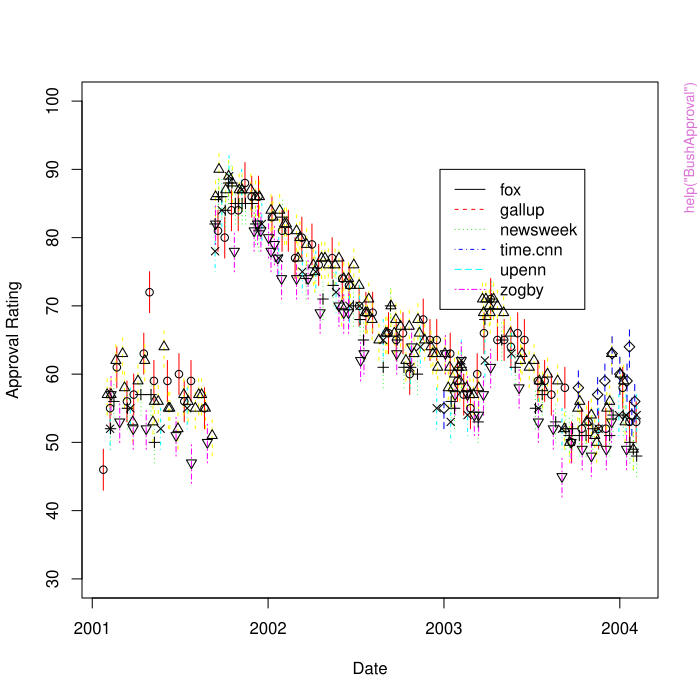

Recreate this plot in R.
pkgname <- "UsingR"
source(file.path(R.home("share"), "R", "examples-header.R"))
options(warn = 1)
options(pager = "console")
library('UsingR')

base::assign(".oldSearch", base::search(), pos = 'CheckExEnv')
base::assign(".old_wd", base::getwd(), pos = 'CheckExEnv')
cleanEx()
nameEx("BushApproval")
### * BushApproval

flush(stderr()); flush(stdout())

### Name: BushApproval
### Title: U.S. President George Bush approval ratings
### Aliases: BushApproval
### Keywords: datasets

### ** Examples

data(BushApproval)
attach(BushApproval)

## Plot data with confidence intervals. Each poll gets different line type
## no points at first
plot(strptime(date,"%m/%d/%y"),approval,type="n",
     ylab = "Approval Rating",xlab="Date",
     ylim=c(30,100)
     )

## plot line for CI. Margin or error about 3
## matlines has trouble with dates from strptime()
colors = rainbow(6)

for(i in 1:nrow(BushApproval)) {
  lines(rep(strptime(date[i],"%m/%d/%y"),2),
        c(approval[i]-3,approval[i]+3),
        lty=as.numeric(who[i]),
        col=colors[as.numeric(who[i])]
        )
  
}

## plot points
points(strptime(date,"%m/%d/%y"),approval,pch=as.numeric(who))

## add legend
legend((2003-1970)*365*24*60*60,90,legend=as.character(levels(who)),lty=1:6,col=1:6)
detach(BushApproval)



cleanEx()
nameEx("DOTplot")
### * DOTplot

flush(stderr()); flush(stdout())

### Name: DOTplot
### Title: Make big DOT plot likestripchart
### Aliases: DOTplot DOTplot.default DOTplot.formula DOTplt DOTplot.formula
### Keywords: hplot

### ** Examples

x = c(1,1,2,3,5,8)
DOTplot(x,main="Fibonacci",cex=2)



cleanEx()
nameEx("DensityPlot")
### * DensityPlot

flush(stderr()); flush(stdout())

### Name: DensityPlot
### Title: Plots densities of data
### Aliases: DensityPlot DensityPlot.default DensityPlot.formula
### Keywords: multivariate

### ** Examples

## taken from boxplot
## using a formula
data(InsectSprays)
DensityPlot(count ~ spray, data = InsectSprays)
## on a matrix (data frame)
mat <- cbind(Uni05 = (1:100)/21, Norm = rnorm(100),
             T5 = rt(100, df = 5), Gam2 = rgamma(100, shape = 2))
DensityPlot(data.frame(mat))





cleanEx()
nameEx("HUMMER")
### * HUMMER

flush(stderr()); flush(stdout())

### Name: HUMMER
### Title: Deliveries of new HUMMER vehicles
### Aliases: HUMMER
### Keywords: datasets

### ** Examples

data(HUMMER)
plot(HUMMER)



cleanEx()
nameEx("KSI")
### * KSI

flush(stderr()); flush(stdout())

### Name: KSI
### Title: Data set on automobile deaths and injuries in Great Britain
### Aliases: KSI
### Keywords: datasets

### ** Examples

data(KSI)
plot(KSI)
seatbelt = time(KSI) < 1983 + (2-1)/12




cleanEx()
nameEx("MLBattend")
### * MLBattend

flush(stderr()); flush(stdout())

### Name: MLBattend
### Title: Major league baseball attendance data
### Aliases: MLBattend
### Keywords: datasets

### ** Examples

data(MLBattend)
boxplot(attendance ~ franchise, MLBattend)
with(MLBattend, cor(attendance,wins))



cleanEx()
nameEx("Medicare")
### * Medicare

flush(stderr()); flush(stdout())

### Name: Medicare
### Title: Sample from "Medicare Provider Charge Data"
### Aliases: Medicare
### Keywords: datasets

### ** Examples

data(Medicare)



cleanEx()
nameEx("OBP")
### * OBP

flush(stderr()); flush(stdout())

### Name: OBP
### Title: On base percentage for 2002 major league baseball season
### Aliases: OBP
### Keywords: datasets

### ** Examples

data(OBP)
hist(OBP)
OBP[OBP>.5]			# who is better than 50%? (only Barry Bonds)



cleanEx()
nameEx("ObamaApproval")
### * ObamaApproval

flush(stderr()); flush(stdout())

### Name: ObamaApproval
### Title: Approval ratings for President Obama
### Aliases: ObamaApproval
### Keywords: datasets

### ** Examples

data(ObamaApproval)



cleanEx()
nameEx("QQplot")
### * QQplot

flush(stderr()); flush(stdout())

### Name: QQplot
### Title: Creates a qqplot with shaded density estimate
### Aliases: QQplot
### Keywords: misc

### ** Examples


x = rnorm(100)
y = rt(100, df=3)
QQplot(x,y)




cleanEx()
nameEx("SAT")
### * SAT

flush(stderr()); flush(stdout())

### Name: SAT
### Title: SAT data with expenditures
### Aliases: SAT
### Keywords: datasets

### ** Examples

data(SAT)



cleanEx()
nameEx("Split.zoo")
### * Split.zoo

flush(stderr()); flush(stdout())

### Name: Split.zoo
### Title: Add split method for zoo objects
### Aliases: Split.zoo
### Keywords: misc

### ** Examples

if(require(zoo)) {
split.zoo = Split.zoo ## make generic
x = zoo(1:30,1:30)
f = sample(letters[1:5],30, replace=TRUE)
split(x,f)
}



cleanEx()
nameEx("age.universe")
### * age.universe

flush(stderr()); flush(stdout())

### Name: age.universe
### Title: Best estimate of the age of the universe
### Aliases: age.universe
### Keywords: datasets

### ** Examples

data(age.universe)
n <- nrow(age.universe)
x <- 1:n
names(x) = age.universe$year
plot(x,age.universe$upper,ylim=c(0,20))
points(x,age.universe$lower)
with(age.universe,sapply(x,function(i) lines(c(i,i),c(lower[i],upper[i]))))



cleanEx()
nameEx("aid")
### * aid

flush(stderr()); flush(stdout())

### Name: aid
### Title: monthly payment for federal program
### Aliases: aid
### Keywords: datasets

### ** Examples

data(aid)
hist(aid)



cleanEx()
nameEx("alaska.pipeline")
### * alaska.pipeline

flush(stderr()); flush(stdout())

### Name: alaska.pipeline
### Title: Comparison of in-field and laboratory measurement of defects
### Aliases: alaska.pipeline
### Keywords: datasets

### ** Examples

data(alaska.pipeline)
res = lm(lab.defect ~ field.defect, alaska.pipeline)
plot(lab.defect ~ field.defect, alaska.pipeline)
abline(res)
plot(fitted(res),resid(res))



cleanEx()
nameEx("alltime.movies")
### * alltime.movies

flush(stderr()); flush(stdout())

### Name: alltime.movies
### Title: Top movies of all time
### Aliases: alltime.movies
### Keywords: datasets

### ** Examples

data(alltime.movies)
hist(alltime.movies$Gross)



cleanEx()
nameEx("answers")
### * answers

flush(stderr()); flush(stdout())

### Name: answers
### Title: Answers to selected problems
### Aliases: answers
### Keywords: utilities

### ** Examples

## answers()



cleanEx()
nameEx("aosat")
### * aosat

flush(stderr()); flush(stdout())

### Name: aosat
### Title: Artic Oscillation data based on SAT data
### Aliases: aosat
### Keywords: datasets

### ** Examples

data(aosat)
## Not run: 
##D library(zoo)
##D z = zoo(aosat[,2], order.by=aosat[,1])
##D plot(z)
##D ## yearly
##D plot(aggregate(z, floor(index(z)), mean))
##D ## decade-long means
##D plot(aggregate(z, 10*floor(index(z)/10), mean))
## End(Not run)



cleanEx()
nameEx("arctic.oscillations")
### * arctic.oscillations

flush(stderr()); flush(stdout())

### Name: arctic.oscillations
### Title: Measurement of sea-level pressure at the arctic
### Aliases: arctic.oscillations
### Keywords: datasets

### ** Examples

data(arctic.oscillations)
x = ts(arctic.oscillations, start=c(1899,1), frequency=12)
plot(x)



cleanEx()
nameEx("babies")
### * babies

flush(stderr()); flush(stdout())

### Name: babies
### Title: Mothers and their babies data
### Aliases: babies
### Keywords: datasets

### ** Examples

data(babies)
plot(wt ~ factor(smoke), data=babies)
plot(wt1 ~ dwt, data=babies, subset=wt1 < 800 & dwt < 800)



cleanEx()
nameEx("babyboom")
### * babyboom

flush(stderr()); flush(stdout())

### Name: babyboom
### Title: Babyboom: data for 44 babies born in one 24-hour period.
### Aliases: babyboom
### Keywords: datasets

### ** Examples

data(babyboom)
hist(babyboom$wt)
hist(diff(babyboom$running.time))



cleanEx()
nameEx("batting")
### * batting

flush(stderr()); flush(stdout())

### Name: batting
### Title: Batting statistics for 2002 baseball season
### Aliases: batting
### Keywords: datasets

### ** Examples

data(batting)
attach(batting)
BA = H/AB			# batting average
OBP = (H + BB + HBP) / (AB + BB + HBP + SF) # On base "percentage"



cleanEx()
nameEx("baycheck")
### * baycheck

flush(stderr()); flush(stdout())

### Name: baycheck
### Title: Population estimate of type of Bay Checkerspot butterfly
### Aliases: baycheck
### Keywords: datasets

### ** Examples

data(baycheck)
plot(Nt ~ year,baycheck)
## fit Ricker model N_{t+1} = N_t e^{-rt}W_t
n = length(baycheck$year)
yt = with(baycheck,log(Nt[-1]/Nt[-n]))
nt = with(baycheck,Nt[-n])
lm(yt ~ nt,baycheck)



cleanEx()
nameEx("best.times")
### * best.times

flush(stderr()); flush(stdout())

### Name: best.times
### Title: Best track and field times by age and distance
### Aliases: best.times
### Keywords: datasets

### ** Examples

data(best.times)
attach(best.times)
by.dist = split(best.times,as.factor(Dist))
lm(scale(Time) ~ age, by.dist[['400']])
dists = names(by.dist)
lapply(dists, function(n) print(lm(scale(Time) ~ age, by.dist[[n]])))



cleanEx()
nameEx("blood")
### * blood

flush(stderr()); flush(stdout())

### Name: blood
### Title: blood pressure readings
### Aliases: blood
### Keywords: datasets

### ** Examples

data(blood)
attach(blood)
t.test(Machine,Expert)
detach(blood)



cleanEx()
nameEx("breakdown")
### * breakdown

flush(stderr()); flush(stdout())

### Name: breakdown
### Title: Time of insulating fluid to breakdown
### Aliases: breakdown
### Keywords: datasets

### ** Examples

data(breakdown)
plot(log(time) ~ voltage, data = breakdown)



cleanEx()
nameEx("bright.stars")
### * bright.stars

flush(stderr()); flush(stdout())

### Name: bright.stars
### Title: List of bright stars with Hipparcos catalog number
### Aliases: bright.stars
### Keywords: datasets

### ** Examples

data(bright.stars)
all.names  = paste(bright.stars$name, sep="", collapse="")
x = unlist(strsplit(tolower(all.names), ""))
letter.dist = sapply(letters, function(i) sum(x == i))
data(scrabble)			#  for frequency info
p = scrabble$frequency[1:26];p=p/sum(p)
chisq.test(letter.dist, p=p)	# compare with English



cleanEx()
nameEx("brightness")
### * brightness

flush(stderr()); flush(stdout())

### Name: brightness
### Title: Brightness of 966 stars
### Aliases: brightness
### Keywords: datasets

### ** Examples

data(brightness)
hist(brightness)



cleanEx()
nameEx("bumpers")
### * bumpers

flush(stderr()); flush(stdout())

### Name: bumpers
### Title: Bumper repair costs for various automobiles
### Aliases: bumpers
### Keywords: datasets

### ** Examples

data(bumpers)
stem(bumpers)



cleanEx()
nameEx("bycatch")
### * bycatch

flush(stderr()); flush(stdout())

### Name: bycatch
### Title: Number of Albatrosses accidentaly caught during a fishing haul
### Aliases: bycatch
### Keywords: datasets

### ** Examples

data(bycatch)
hauls = with(bycatch,rep(no.albatross,no.hauls))



cleanEx()
nameEx("cabinet")
### * cabinet

flush(stderr()); flush(stdout())

### Name: cabinet
### Title: Estimated tax savings for US President Bush's cabinet
### Aliases: cabinet
### Keywords: datasets

### ** Examples

data(cabinet)
attach(cabinet)
median(est.dividend.cg)
mean(est.dividend.cg)
detach(cabinet)



cleanEx()
nameEx("camp")
### * camp

flush(stderr()); flush(stdout())

### Name: camp
### Title: Mount Campito Yearly Treering Data, -3435-1969.
### Aliases: camp
### Keywords: datasets

### ** Examples

data(camp)
acf(camp)



cleanEx()
nameEx("cancer")
### * cancer

flush(stderr()); flush(stdout())

### Name: cancer
### Title: cancer survival times
### Aliases: cancer
### Keywords: datasets

### ** Examples

data(cancer)
boxplot(cancer)



cleanEx()
nameEx("carbon")
### * carbon

flush(stderr()); flush(stdout())

### Name: carbon
### Title: Carbon Monoxide levels at different sites
### Aliases: carbon
### Keywords: datasets

### ** Examples

data(carbon)
boxplot(Monoxide ~ Site,data=carbon)



cleanEx()
nameEx("carsafety")
### * carsafety

flush(stderr()); flush(stdout())

### Name: carsafety
### Title: Fatality information in U.S. for several popular cars
### Aliases: carsafety
### Keywords: datasets

### ** Examples

data(carsafety)
plot(Driver.deaths + Other.deaths ~ type, data = carsafety)
plot(Driver.deaths + Other.deaths ~ type, data = carsafety)



cleanEx()
nameEx("central.park")
### * central.park

flush(stderr()); flush(stdout())

### Name: central.park
### Title: Weather in Central Park NY in May 2003
### Aliases: central.park
### Keywords: datasets

### ** Examples

data(central.park)
attach(central.park)
barplot(rbind(MIN,MAX-MIN),ylim=c(0,80))



cleanEx()
nameEx("central.park.cloud")
### * central.park.cloud

flush(stderr()); flush(stdout())

### Name: central.park.cloud
### Title: Type of day in Central Park, NY May 2003
### Aliases: central.park.cloud
### Keywords: datasets

### ** Examples

data(central.park.cloud)
table(central.park.cloud)



cleanEx()
nameEx("ceo2013")
### * ceo2013

flush(stderr()); flush(stdout())

### Name: ceo2013
### Title: CEO compensation in 2013
### Aliases: ceo2013
### Keywords: datasets

### ** Examples

data(ceo2013)



cleanEx()
nameEx("cfb")
### * cfb

flush(stderr()); flush(stdout())

### Name: cfb
### Title: Bootstrap sample from the Survey of Consumer Finances
### Aliases: cfb
### Keywords: datasets

### ** Examples

data(cfb)
attach(cfb)
mean(INCOME)



cleanEx()
nameEx("chicken")
### * chicken

flush(stderr()); flush(stdout())

### Name: chicken
### Title: weight gain of chickens fed 3 different rations
### Aliases: chicken
### Keywords: datasets

### ** Examples

data(chicken)
boxplot(chicken)



cleanEx()
nameEx("chips")
### * chips

flush(stderr()); flush(stdout())

### Name: chips
### Title: Measurements of chip wafers
### Aliases: chips
### Keywords: datasets

### ** Examples

data(chips)
boxplot(chips)



cleanEx()
nameEx("co2emiss")
### * co2emiss

flush(stderr()); flush(stdout())

### Name: co2emiss
### Title: Carbon Dioxide Emissions from the U.S.A. from fossil fuel
### Aliases: co2emiss
### Keywords: datasets

### ** Examples

data(co2emiss)
monthplot(co2emiss)
stl(co2emiss, s.window="periodic")



cleanEx()
nameEx("coins")
### * coins

flush(stderr()); flush(stdout())

### Name: coins
### Title: The coins in my change bin
### Aliases: coins
### Keywords: datasets

### ** Examples

data(coins)
years = cut(coins$year,seq(1920,2010,by=10),include.lowest=TRUE,
  labels = paste(192:200,"*",sep=""))
table(years)



cleanEx()
nameEx("coldvermont")
### * coldvermont

flush(stderr()); flush(stdout())

### Name: coldvermont
### Title: Daily minimum temperature in Woodstock Vermont
### Aliases: coldvermont
### Keywords: datasets

### ** Examples

data(coldvermont)
plot(coldvermont)



cleanEx()
nameEx("confint.htest")
### * confint.htest

flush(stderr()); flush(stdout())

### Name: confint.htest
### Title: Produce confidence interval for objects of class 'htest'
### Aliases: confint.htest
### Keywords: utilities

### ** Examples

confint(t.test(rnorm(10)))	



cleanEx()
nameEx("corn")
### * corn

flush(stderr()); flush(stdout())

### Name: corn
### Title: Comparison of corn for new and standard variety
### Aliases: corn
### Keywords: datasets

### ** Examples

data(corn)
t.test(corn)



cleanEx()
nameEx("crime")
### * crime

flush(stderr()); flush(stdout())

### Name: crime
### Title: violent crime rates in 50 states of US
### Aliases: crime
### Keywords: datasets

### ** Examples

data(crime)
boxplot(crime)
t.test(crime[,1],crime[,2],paired=TRUE)



cleanEx()
nameEx("deflection")
### * deflection

flush(stderr()); flush(stdout())

### Name: deflection
### Title: Deflection under load
### Aliases: deflection
### Keywords: datasets

### ** Examples

data(deflection)
res = lm(Deflection ~ Load, data = deflection)
plot(Deflection ~ Load, data = deflection)
abline(res)			# looks good?
plot(res)



cleanEx()
nameEx("demos")
### * demos

flush(stderr()); flush(stdout())

### Name: demos
### Title: Provide menu for possible shiny demonstrations
### Aliases: demos
### Keywords: dynamic

### ** Examples

## demos()



cleanEx()
nameEx("diamond")
### * diamond

flush(stderr()); flush(stdout())

### Name: diamond
### Title: Price by size for diamond rings
### Aliases: diamond
### Keywords: datasets

### ** Examples

data(diamond)
plot(price ~ carat, diamond, pch=5)



cleanEx()
nameEx("divorce")
### * divorce

flush(stderr()); flush(stdout())

### Name: divorce
### Title: Time until divorce for divorced women (by age)
### Aliases: divorce
### Keywords: datasets

### ** Examples

data(divorce)
apply(divorce[,2:6],2,sum)	# percent divorced by age of marriage



cleanEx()
nameEx("dottodot")
### * dottodot

flush(stderr()); flush(stdout())

### Name: dottodot
### Title: Dot-to-dot puzzle
### Aliases: dottodot
### Keywords: datasets

### ** Examples

data(dottodot)
# make a blank graph
plot(y~x,data=dottodot,type="n",bty="n",xaxt="n",xlab="",yaxt="n",ylab="")
# add the points
points(y~x,data=dottodot)
# add the labels using pos argument
with(dottodot, text(x,y,labels=ind,pos=pos))
# solve the puzzle
lines(y~x, data=dottodot)



cleanEx()
nameEx("dowdata")
### * dowdata

flush(stderr()); flush(stdout())

### Name: dowdata
### Title: The Dow Jones average from Jan 1999 to October 2000
### Aliases: dowdata
### Keywords: datasets

### ** Examples

data(dowdata)
the.close <- dowdata$Close
n <- length(the.close)
plot(log(the.close[2:n]/the.close[1:(n-1)]))



cleanEx()
nameEx("dvdsales")
### * dvdsales

flush(stderr()); flush(stdout())

### Name: dvdsales
### Title: Monthly DVD player sales since introduction to May 2004
### Aliases: dvdsales
### Keywords: datasets

### ** Examples

data(dvdsales)
barplot(t(dvdsales[7:1,]),beside=TRUE)



cleanEx()
nameEx("emissions")
### * emissions

flush(stderr()); flush(stdout())

### Name: emissions
### Title: CO2 emissions data and gross domestic product for 26 countries
### Aliases: emissions
### Keywords: datasets

### ** Examples

data(emissions)
plot(emissions)



cleanEx()
nameEx("ewr")
### * ewr

flush(stderr()); flush(stdout())

### Name: ewr
### Title: Taxi in and taxi out times at EWR (Newark) airport for 1999-2001
### Aliases: ewr
### Keywords: datasets

### ** Examples

data(ewr)
boxplot(ewr[3:10])



cleanEx()
nameEx("exec.pay")
### * exec.pay

flush(stderr()); flush(stdout())

### Name: exec.pay
### Title: Direct compensation for 199 United States CEOs in the year 2000
### Aliases: exec.pay
### Keywords: datasets

### ** Examples

data(exec.pay)
hist(exec.pay)



cleanEx()
nameEx("fat")
### * fat

flush(stderr()); flush(stdout())

### Name: fat
### Title: Body measurements to predict percentage of body fat in males
### Aliases: fat
### Keywords: datasets

### ** Examples

data(fat)
f = body.fat ~ age + weight + height + BMI + neck + chest + abdomen +
hip + thigh + knee + ankle + bicep + forearm + wrist
res = lm(f, data=fat)
summary(res)



cleanEx()
nameEx("father.son")
### * father.son

flush(stderr()); flush(stdout())

### Name: father.son
### Title: Pearson's data set on heights of fathers and their sons
### Aliases: father.son
### Keywords: datasets

### ** Examples

data(father.son)
## like cover of Freedman, Pisani, and Purves
plot(sheight ~ fheight, data=father.son,bty="l",pch=20)
abline(a=0,b=1,lty=2,lwd=2)
abline(lm(sheight ~ fheight, data=father.son),lty=1,lwd=2)



cleanEx()
nameEx("female.inc")
### * female.inc

flush(stderr()); flush(stdout())

### Name: female.inc
### Title: Income distribution for females in 2001
### Aliases: female.inc
### Keywords: datasets

### ** Examples

data(female.inc)
boxplot(income ~ race, female.inc)
boxplot(log(income,10) ~ race, female.inc)
sapply(with(female.inc,split(income,race)),median)



cleanEx()
nameEx("firstchi")
### * firstchi

flush(stderr()); flush(stdout())

### Name: firstchi
### Title: Age of mother at birth of first child
### Aliases: firstchi
### Keywords: datasets

### ** Examples

data(firstchi)
hist(firstchi)



cleanEx()
nameEx("five.yr.temperature")
### * five.yr.temperature

flush(stderr()); flush(stdout())

### Name: five.yr.temperature
### Title: Five years of weather in New York City
### Aliases: five.yr.temperature
### Keywords: datasets

### ** Examples

data(five.yr.temperature)
attach(five.yr.temperature)
scatter.smooth(temps ~ days,col=gray(.75))
lines(smooth.spline(temps ~ days), lty=2)
lines(supsmu(days, temps), lty=3)



cleanEx()
nameEx("florida")
### * florida

flush(stderr()); flush(stdout())

### Name: florida
### Title: County-by-county results of year 2000 US presidential election
###   in Florida
### Aliases: florida
### Keywords: datasets

### ** Examples

data(florida)
attach(florida)
result.lm <- lm(BUCHANAN ~ BUSH)
plot(BUSH,BUCHANAN)
abline(result.lm) ## can you find Palm Beach and Miami Dade counties?



cleanEx()
nameEx("galileo")
### * galileo

flush(stderr()); flush(stdout())

### Name: galileo
### Title: Galileo data on falling bodies
### Aliases: galileo
### Keywords: datasets

### ** Examples

data(galileo)
polynomial = function(x,coefs) {
  sum = 0
  for(i in 0:(length(coefs)-1)) {
    sum = sum + coefs[i+1]*x^i
  }
  sum
}
res.lm = lm(h.d ~ init.h, data = galileo)
res.lm2 = update(res.lm, . ~ . + I(init.h^2), data=galileo)
res.lm3 = update(res.lm2, . ~ . + I(init.h^3), data=galileo)
plot(h.d ~ init.h, data = galileo)
curve(polynomial(x,coef(res.lm)),add=TRUE)
curve(polynomial(x,coef(res.lm2)),add=TRUE)
curve(polynomial(x,coef(res.lm3)),add=TRUE)




cleanEx()
nameEx("galton")
### * galton

flush(stderr()); flush(stdout())

### Name: galton
### Title: Galton's height data for parents and children
### Aliases: galton
### Keywords: datasets

### ** Examples

data(galton)
plot(galton)
## or with some jitter.
plot(jitter(child,5) ~ jitter(parent,5),galton)
## sunflowerplot shows flowers for multiple plots (Thanks MM)
sunflowerplot(galton)



cleanEx()
nameEx("gap")
### * gap

flush(stderr()); flush(stdout())

### Name: gap
### Title: Sales data for the Gap
### Aliases: gap
### Keywords: datasets

### ** Examples

data(gap)
monthplot(gap)



cleanEx()
nameEx("gasprices")
### * gasprices

flush(stderr()); flush(stdout())

### Name: gasprices
### Title: Monthly average gasoline prices in the United States
### Aliases: gasprices
### Keywords: datasets

### ** Examples

data(gasprices)
plot(gasprices)



cleanEx()
nameEx("goalspergame")
### * goalspergame

flush(stderr()); flush(stdout())

### Name: goalspergame
### Title: Goals per game in NHL
### Aliases: goalspergame
### Keywords: datasets

### ** Examples

data(goalspergame)



cleanEx()
nameEx("google")
### * google

flush(stderr()); flush(stdout())

### Name: google
### Title: Google stock values during 2005-02-07 to 2005-07-07
### Aliases: google
### Keywords: datasets

### ** Examples

data(google)
plot(google,type="l")



cleanEx()
nameEx("grades")
### * grades

flush(stderr()); flush(stdout())

### Name: grades
### Title: Current and previous grades
### Aliases: grades
### Keywords: datasets

### ** Examples

data(grades)
table(grades)



cleanEx()
nameEx("grip")
### * grip

flush(stderr()); flush(stdout())

### Name: grip
### Title: Effects of cross-country ski-pole grip
### Aliases: grip
### Keywords: datasets

### ** Examples

data(grip)
ftable(xtabs(UBP ~ person + replicate + grip.type,grip))



cleanEx()
nameEx("hall.fame")
### * hall.fame

flush(stderr()); flush(stdout())

### Name: hall.fame
### Title: Data frame containing baseball statistics including Hall of Fame
###   membership
### Aliases: hall.fame
### Keywords: datasets

### ** Examples

data(hall.fame)
hist(hall.fame$OBP)
with(hall.fame,last[Hall.Fame.Membership != "not a member"])



cleanEx()
nameEx("headtail")
### * headtail

flush(stderr()); flush(stdout())

### Name: headtail
### Title: Show head and tail
### Aliases: headtail
### Keywords: utilities

### ** Examples

headtail(mtcars)



cleanEx()
nameEx("healthy")
### * healthy

flush(stderr()); flush(stdout())

### Name: healthy
### Title: Healthy or not?
### Aliases: healthy
### Keywords: datasets

### ** Examples

data(healthy)
library(MASS)
stepAIC(glm(healthy ~ p + g, healthy, family=binomial))



cleanEx()
nameEx("heartrate")
### * heartrate

flush(stderr()); flush(stdout())

### Name: heartrate
### Title: Simulated data of age vs. max heart rate
### Aliases: heartrate
### Keywords: datasets

### ** Examples

data(heartrate)
plot(heartrate)
abline(lm(maxrate ~ age,data=heartrate))



cleanEx()
nameEx("home")
### * home

flush(stderr()); flush(stdout())

### Name: home
### Title: Maplewood NJ homedata
### Aliases: home
### Keywords: datasets

### ** Examples

data(home)
## compare on the same scale
boxplot(data.frame(scale(home))) 



cleanEx()
nameEx("homedata")
### * homedata

flush(stderr()); flush(stdout())

### Name: homedata
### Title: Maplewood NJ assessed values for years 1970 and 2000
### Aliases: homedata
### Keywords: datasets

### ** Examples

data(homedata)
plot(homedata)



cleanEx()
nameEx("homeprice")
### * homeprice

flush(stderr()); flush(stdout())

### Name: homeprice
### Title: Sale price of homes in New Jersey in the year 2001
### Aliases: homeprice
### Keywords: datasets

### ** Examples

data(homeprice)
plot(homeprice$sale,homeprice$list)
abline(lm(homeprice$list~homeprice$sale))



cleanEx()
nameEx("homework")
### * homework

flush(stderr()); flush(stdout())

### Name: homework
### Title: Homework averages for Private and Public schools
### Aliases: homework
### Keywords: datasets

### ** Examples

data(homework)
boxplot(homework)



cleanEx()
nameEx("income_percentiles")
### * income_percentiles

flush(stderr()); flush(stdout())

### Name: income_percentiles
### Title: Top percentiles of U.S. income
### Aliases: income_percentiles
### Keywords: datasets

### ** Examples

data(income_percentiles)



cleanEx()
nameEx("iq")
### * iq

flush(stderr()); flush(stdout())

### Name: iq
### Title: IQ scores
### Aliases: iq
### Keywords: datasets

### ** Examples

data(iq)
qqnorm(iq)



cleanEx()
nameEx("kid.weights")
### * kid.weights

flush(stderr()); flush(stdout())

### Name: kid.weights
### Title: Weight and height measurement for a sample of U.S. children
### Aliases: kid.weights
### Keywords: datasets

### ** Examples

data(kid.weights)
attach(kid.weights)
plot(weight,height,pch=as.character(gender))
## find the BMI -- body mass index
m.ht = height*2.54/100        # 2.54 cm per inch
m.wt = weight / 2.2046        # 2.2046 lbs. per kg
bmi = m.wt/m.ht^2
hist(bmi)



cleanEx()
nameEx("last.tie")
### * last.tie

flush(stderr()); flush(stdout())

### Name: last.tie
### Title: Last tie in 100 coin tosses
### Aliases: last.tie
### Keywords: datasets

### ** Examples

data(last.tie)
hist(last.tie)



cleanEx()
nameEx("lawsuits")
### * lawsuits

flush(stderr()); flush(stdout())

### Name: lawsuits
### Title: Law suit settlements
### Aliases: lawsuits
### Keywords: datasets

### ** Examples

data(lawsuits)
mean(lawsuits)
median(lawsuits)



cleanEx()
nameEx("lorem")
### * lorem

flush(stderr()); flush(stdout())

### Name: lorem
### Title: Placeholder text
### Aliases: lorem
### Keywords: datasets

### ** Examples

table(unlist(strsplit(lorem, "")))



cleanEx()
nameEx("malpract")
### * malpract

flush(stderr()); flush(stdout())

### Name: malpract
### Title: malpractice settlements
### Aliases: malpract
### Keywords: datasets

### ** Examples

data(malpract)
boxplot(malpract)



cleanEx()
nameEx("mandms")
### * mandms

flush(stderr()); flush(stdout())

### Name: mandms
### Title: Proportions of colors in various M and M's varieties
### Aliases: mandms
### Keywords: datasets

### ** Examples

data(mandms)
bagfull = c(15,34,7,19,29,24)
names(bagfull) = c("blue","brown","green","orange","red","yellow")
prop = function(x) x/sum(x)
chisq.test(bagfull,p = prop(mandms["milk chocolate",]))
chisq.test(bagfull,p = prop(mandms["Peanut",]))



cleanEx()
nameEx("math")
### * math

flush(stderr()); flush(stdout())

### Name: math
### Title: Standardized math scores
### Aliases: math
### Keywords: datasets

### ** Examples

data(math)
hist(math)



cleanEx()
nameEx("maydow")
### * maydow

flush(stderr()); flush(stdout())

### Name: maydow
### Title: Dow Jones industrial average and May maximum temperature
### Aliases: maydow
### Keywords: datasets

### ** Examples

data(maydow)
attach(maydow)
plot(max.temp,DJA)
plot(max.temp[-1],diff(DJA))



cleanEx()
nameEx("midsize")
### * midsize

flush(stderr()); flush(stdout())

### Name: midsize
### Title: Price of new and used of three mid-sized cars
### Aliases: midsize
### Keywords: datasets

### ** Examples

data(midsize)
plot(Accord ~ I(2004-Year), data = midsize)



cleanEx()
nameEx("movie_data_2011")
### * movie_data_2011

flush(stderr()); flush(stdout())

### Name: movie_data_2011
### Title: Movie data for 2011 by weekend
### Aliases: movie_data_2011
### Keywords: datasets

### ** Examples

data(movie_data_2011)



cleanEx()
nameEx("movies")
### * movies

flush(stderr()); flush(stdout())

### Name: movies
### Title: Data frome on top 25 movies for some week, many weeks ago
### Aliases: movies
### Keywords: datasets

### ** Examples

data(movies)
boxplot(movies$previous)



cleanEx()
nameEx("mw.ages")
### * mw.ages

flush(stderr()); flush(stdout())

### Name: mw.ages
### Title: Age distribution in year 2000 in Maplewood New Jersey
### Aliases: mw.ages
### Keywords: datasets

### ** Examples

data(mw.ages)
barplot(mw.ages$Male + mw.ages$Female)



cleanEx()
nameEx("nba.draft")
### * nba.draft

flush(stderr()); flush(stdout())

### Name: nba.draft
### Title: NBA draft lottery odds for 2002
### Aliases: nba.draft
### Keywords: datasets

### ** Examples

data(nba.draft)
top.pick = sample(row.names(nba.draft),1,prob = nba.draft$Balls)



cleanEx()
nameEx("normtemp")
### * normtemp

flush(stderr()); flush(stdout())

### Name: normtemp
### Title: Body temperature and heart rate of 130 health individuals
### Aliases: normtemp
### Keywords: datasets

### ** Examples

data(normtemp)
hist(normtemp$temperature)
t.test(normtemp$temperature,mu=98.2)
summary(lm(temperature ~ factor(gender), normtemp))



cleanEx()
nameEx("npdb")
### * npdb

flush(stderr()); flush(stdout())

### Name: npdb
### Title: National Practioner Data Bank
### Aliases: npdb
### Keywords: datasets

### ** Examples

data(npdb)
table(table(npdb$ID))		# big offenders
hist(log(npdb$amount))		# log normal?



cleanEx()
nameEx("nym.2002")
### * nym.2002

flush(stderr()); flush(stdout())

### Name: nym.2002
### Title: Random sample of 2002 New York City Marathon finishers
### Aliases: nym.2002
### Keywords: datasets

### ** Examples

data(nym.2002)
with(nym.2002, cor(time,age))



cleanEx()
nameEx("oral.lesion")
### * oral.lesion

flush(stderr()); flush(stdout())

### Name: oral.lesion
### Title: Oral lesion location by town
### Aliases: oral.lesion
### Keywords: datasets

### ** Examples

data(oral.lesion)
chisq.test(oral.lesion)$p.value
chisq.test(oral.lesion,simulate.p.value=TRUE)$p.value ## exact is.0269



cleanEx()
nameEx("ozonemonthly")
### * ozonemonthly

flush(stderr()); flush(stdout())

### Name: ozonemonthly
### Title: Monthly mean ozone values at Halley Bay Antartica
### Aliases: ozonemonthly
### Keywords: datasets

### ** Examples

data(ozonemonthly)
## notice decay in the 80s
plot(ozonemonthly)
## October plot shows dramatic swing
monthplot(ozonemonthly)



cleanEx()
nameEx("paradise")
### * paradise

flush(stderr()); flush(stdout())

### Name: paradise
### Title: Annual snowfall at Paradise Ranger Station, Mount Ranier
### Aliases: paradise
### Keywords: datasets

### ** Examples

require(zoo)
data(paradise)
range(paradise, na.rm=TRUE)
plot(paradise)



cleanEx()
nameEx("pi2000")
### * pi2000

flush(stderr()); flush(stdout())

### Name: pi2000
### Title: first 2000 digits of pi
### Aliases: pi2000
### Keywords: datasets

### ** Examples

data(pi2000)
chisq.test(table(pi2000))



cleanEx()
nameEx("primes")
### * primes

flush(stderr()); flush(stdout())

### Name: primes
### Title: Primes numbers less than 2003
### Aliases: primes
### Keywords: datasets

### ** Examples

data(primes)
diff(primes)



cleanEx()
nameEx("puerto")
### * puerto

flush(stderr()); flush(stdout())

### Name: puerto
### Title: Incomes for Puerto Rican immigrants to Miami
### Aliases: puerto
### Keywords: datasets

### ** Examples

data(puerto)
hist(puerto)



cleanEx()
nameEx("rat")
### * rat

flush(stderr()); flush(stdout())

### Name: rat
### Title: Survival times of 20 rats exposed to radiation
### Aliases: rat
### Keywords: datasets

### ** Examples

data(rat)
hist(rat)



cleanEx()
nameEx("reaction.time")
### * reaction.time

flush(stderr()); flush(stdout())

### Name: reaction.time
### Title: Reaction time with cell phone usage
### Aliases: reaction.time
### Keywords: datasets

### ** Examples

data(reaction.time)
boxplot(time ~ control, data = reaction.time)



cleanEx()
nameEx("reddrum")
### * reddrum

flush(stderr()); flush(stdout())

### Name: reddrum
### Title: Growth of red drum
### Aliases: reddrum
### Keywords: datasets

### ** Examples

data(reddrum)
plot(length ~ age, reddrum)



cleanEx()
nameEx("salmon.rate")
### * salmon.rate

flush(stderr()); flush(stdout())

### Name: salmon.rate
### Title: Simulated Data on Rate of Recruitment for Salmon
### Aliases: salmon.rate
### Keywords: datasets

### ** Examples

data(salmon.rate)
hist(log(salmon.rate))



cleanEx()
nameEx("salmonharvest")
### * salmonharvest

flush(stderr()); flush(stdout())

### Name: salmonharvest
### Title: Salmon harvest in Alaska from 1980 to 1998
### Aliases: salmonharvest
### Keywords: datasets

### ** Examples

data(salmonharvest)
acf(salmonharvest)



cleanEx()
nameEx("samhda")
### * samhda

flush(stderr()); flush(stdout())

### Name: samhda
### Title: Substance Abuse and Mental Health Data for teens
### Aliases: samhda
### Keywords: datasets

### ** Examples

data(samhda)
attach(samhda)
table(amt.smoke)



cleanEx()
nameEx("scatter.with.hist")
### * scatter.with.hist

flush(stderr()); flush(stdout())

### Name: scatter.with.hist
### Title: Scatterplot with histograms
### Aliases: scatter.with.hist
### Keywords: hplot multivariate

### ** Examples

data(emissions)
attach(emissions)
scatter.with.hist(perCapita,CO2)



cleanEx()
nameEx("scrabble")
### * scrabble

flush(stderr()); flush(stdout())

### Name: scrabble
### Title: Distribution of Scrabble pieces
### Aliases: scrabble
### Keywords: datasets

### ** Examples

data(scrabble)
## perform chi-squared analysis on long string. Is it in English?
quote = " R is a language and environment for statistical computing  \
and graphics. It is a GNU project which is similar to the S language \
and environment which was developed at Bell Laboratories (formerly   \
AT&T, now Lucent Technologies) by John Chambers and colleagues. R    \
can be considered as a different implementation of S. There are      \
some important differences, but much code written for S runs         \
unaltered under R."
quote.lc = tolower(quote)
quote = unlist(strsplit(quote.lc,""))
ltr.dist = sapply(c(letters," "),function(x) sum(quote == x))
chisq.test(ltr.dist,,scrabble$freq)




cleanEx()
nameEx("simple.chutes")
### * simple.chutes

flush(stderr()); flush(stdout())

### Name: simple.chutes
### Title: simulate a chutes and ladder game
### Aliases: simple.chutes
### Keywords: univar

### ** Examples

plot(simple.chutes(sim=TRUE))



cleanEx()
nameEx("simple.densityplot")
### * simple.densityplot

flush(stderr()); flush(stdout())

### Name: simple.densityplot
### Title: Plots densities of data
### Aliases: simple.densityplot simple.densityplot.default
###   simple.densityplot.formula dnstyplt
### Keywords: multivariate

### ** Examples

## taken from boxplot
## using a formula
data(InsectSprays)
simple.densityplot(count ~ spray, data = InsectSprays)
## on a matrix (data frame)
mat <- cbind(Uni05 = (1:100)/21, Norm = rnorm(100),
             T5 = rt(100, df = 5), Gam2 = rgamma(100, shape = 2))
simple.densityplot(data.frame(mat))





cleanEx()
nameEx("simple.eda")
### * simple.eda

flush(stderr()); flush(stdout())

### Name: simple.eda
### Title: Simple function to plot histogram, boxplot and normal plot
### Aliases: simple.eda
### Keywords: univar hplot

### ** Examples

  x<- rnorm(100,5,10)
  simple.eda(x)



cleanEx()
nameEx("simple.eda.ts")
### * simple.eda.ts

flush(stderr()); flush(stdout())

### Name: simple.eda.ts
### Title: Makes 3 useful graphs for eda of times series
### Aliases: simple.eda.ts
### Keywords: univar

### ** Examples

## The function is currently defined as

## look for no correlation
x <- rnorm(100);simple.eda.ts(x)
## you will find correlation here
simple.eda.ts(cumsum(x))



cleanEx()
nameEx("simple.fancy.stripchart")
### * simple.fancy.stripchart

flush(stderr()); flush(stdout())

### Name: simple.fancy.stripchart
### Title: Makes a fancier strip chart: plots means and a line
### Aliases: simple.fancy.stripchart
### Keywords: hplot

### ** Examples

x = rnorm(10);y=rnorm(10,1)
simple.fancy.stripchart(list(x=x,y=y))



cleanEx()
nameEx("simple.freqpoly")
### * simple.freqpoly

flush(stderr()); flush(stdout())

### Name: simple.freqpoly
### Title: Simply plot histogram and frequency polygon
### Aliases: simple.freqpoly
### Keywords: univar hplot

### ** Examples

x <- rt(100,4)
simple.freqpoly(x)



cleanEx()
nameEx("simple.hist.and.boxplot")
### * simple.hist.and.boxplot

flush(stderr()); flush(stdout())

### Name: simple.hist.and.boxplot
### Title: A function to plot both a histogram and a boxplot
### Aliases: simple.hist.and.boxplot simple.plot.hist.and.box
### Keywords: univar aplot

### ** Examples

x<-rnorm(100)
simple.hist.and.boxplot(x)



cleanEx()
nameEx("simple.lag")
### * simple.lag

flush(stderr()); flush(stdout())

### Name: simple.lag
### Title: applies function to moving subsets of a data vector
### Aliases: simple.lag
### Keywords: ts univar

### ** Examples

## find a moving average of the dow daily High
data(dowdata)
lag = 50; n = length(dowdata$High)
plot(simple.lag(dowdata$High,lag),type="l")
lines(dowdata$High[lag:n])



cleanEx()
nameEx("simple.lm")
### * simple.lm

flush(stderr()); flush(stdout())

### Name: simple.lm
### Title: Simplify usage of lm
### Aliases: simple.lm
### Keywords: regression

### ** Examples

## on simulated data
x<-1:10
y<-5*x + rnorm(10,0,1)
tmp<-simple.lm(x,y)
summary(tmp)

## predict values
simple.lm(x,y,pred=c(5,6,7))



cleanEx()
nameEx("simple.median.test")
### * simple.median.test

flush(stderr()); flush(stdout())

### Name: simple.median.test
### Title: Do simple sign test for median - no ranks
### Aliases: simple.median.test
### Keywords: htest

### ** Examples

x<-c(12,2,17,25,52,8,1,12)
simple.median.test(x,20)



cleanEx()
nameEx("simple.scatterplot")
### * simple.scatterplot

flush(stderr()); flush(stdout())

### Name: simple.scatterplot
### Title: Simple scatter plot of x versus y with histograms of each
### Aliases: simple.scatterplot
### Keywords: hplot

### ** Examples

  x<-sort(rnorm(100))
  y<-sort(rt(100,3))
  simple.scatterplot(x,y)




cleanEx()
nameEx("simple.sim")
### * simple.sim

flush(stderr()); flush(stdout())

### Name: simple.sim
### Title: Simplify the process of simulation
### Aliases: simple.sim
### Keywords: univar datagen

### ** Examples

## First shows trivial (and very unnecessary usage)
## define a function f and then simulate
f<-function() rnorm(1)     # create a single random real number
sim <- simple.sim(100,f)   # create 100 random normal numbers
hist(sim)

## what does range look like?
f<- function (n,mu=0,sigma=1) {
  tmp <- rnorm(n,mu,sigma)
  max(tmp) - min(tmp)
}
sim <- simple.sim(100,f,5)
hist(sim)



cleanEx()
nameEx("simple.violinplot")
### * simple.violinplot

flush(stderr()); flush(stdout())

### Name: simple.violinplot
### Title: Plots violinplots instead of boxplots
### Aliases: simple.violinplot simple.violinplot.formula
###   simple.violinplot.default vlnplt
### Keywords: multivariate

### ** Examples

## make a "violin"
x <- rnorm(100) ;x[101:150] <- rnorm(50,5)
simple.violinplot(x,col="brown")
f<-factor(rep(1:5,30))
## make a quintet. Note also choice of bandwidth
simple.violinplot(x~f,col="brown",bw="SJ")






cleanEx()
nameEx("simple.z.test")
### * simple.z.test

flush(stderr()); flush(stdout())

### Name: simple.z.test
### Title: Implement basic z-test for illustrative purposes
### Aliases: simple.z.test
### Keywords: univar

### ** Examples

  x<-rnorm(10,0,5)
  simple.z.test(x,5)



cleanEx()
nameEx("skateranks")
### * skateranks

flush(stderr()); flush(stdout())

### Name: skateranks
### Title: Judges scores for disputed ice skating competition
### Aliases: skateranks
### Keywords: datasets

### ** Examples

data(skateranks)



cleanEx()
nameEx("slc")
### * slc

flush(stderr()); flush(stdout())

### Name: slc
### Title: Sodium-Lithium countertransport
### Aliases: slc
### Keywords: datasets

### ** Examples

data(slc)
hist(slc)



cleanEx()
nameEx("smokyph")
### * smokyph

flush(stderr()); flush(stdout())

### Name: smokyph
### Title: Water pH levels at 75 water samples in the Great Smoky Mountains
### Aliases: smokyph
### Keywords: datasets

### ** Examples

data(smokyph)
plot(smokyph$elev,smokyph$waterph)



cleanEx()
nameEx("snacks")
### * snacks

flush(stderr()); flush(stdout())

### Name: snacks
### Title: Snack data from the USDA
### Aliases: snacks
### Keywords: datasets

### ** Examples

data(snacks)



cleanEx()
nameEx("south")
### * south

flush(stderr()); flush(stdout())

### Name: south
### Title: Murder rates for 30 Southern US cities
### Aliases: south
### Keywords: datasets

### ** Examples

data(south)
hist(south)



cleanEx()
nameEx("southernosc")
### * southernosc

flush(stderr()); flush(stdout())

### Name: southernosc
### Title: Southern Oscillations
### Aliases: southernosc
### Keywords: datasets

### ** Examples

data(southernosc)
plot(southernosc)



cleanEx()
nameEx("sp500.excess")
### * sp500.excess

flush(stderr()); flush(stdout())

### Name: sp500.excess
### Title: Excess returns of S&P 500
### Aliases: sp500.excess
### Keywords: datasets

### ** Examples

data(sp500.excess)
plot(sp500.excess)



cleanEx()
nameEx("squareplot")
### * squareplot

flush(stderr()); flush(stdout())

### Name: squareplot
### Title: Create a squareplot alternative to a segmented barplot
### Aliases: squareplot
### Keywords: hplot univar

### ** Examples

## A Roger Clemens Cy Young year -- roids?
squareplot(c(21,7,6),col=c("blue","green","white"))



cleanEx()
nameEx("stud.recs")
### * stud.recs

flush(stderr()); flush(stdout())

### Name: stud.recs
### Title: Student records
### Aliases: stud.recs
### Keywords: datasets

### ** Examples

data(stud.recs)
hist(stud.recs$sat.v)
with(stud.recs,cor(sat.v,sat.m))



cleanEx()
nameEx("student.expenses")
### * student.expenses

flush(stderr()); flush(stdout())

### Name: student.expenses
### Title: Some simulated data on student expenses
### Aliases: student.expenses
### Keywords: datasets

### ** Examples

data(student.expenses)
attach(student.expenses)
table(dial.up,cable.modem)



cleanEx()
nameEx("superbarplot")
### * superbarplot

flush(stderr()); flush(stdout())

### Name: superbarplot
### Title: super segmented barplot
### Aliases: superbarplot
### Keywords: hplot multivariate

### ** Examples

record.high=c(95,95,93,96,98,96,97,96,95,97)
record.low= c(49,47,48,51,49,48,52,51,49,52)
normal.high=c(78,78,78,79,79,79,79,80,80,80)
normal.low= c(62,62,62,63,63,63,64,64,64,64)
actual.high=c(80,78,80,68,83,83,73,75,77,81)
actual.low =c(62,65,66,58,69,63,59,58,59,60)
x=rbind(record.low,record.high,normal.low,normal.high,actual.low,actual.high)
the.names=c("S","M","T","W","T","F","S")[c(3:7,1:5)]
superbarplot(x,names=the.names)




cleanEx()
nameEx("tastesgreat")
### * tastesgreat

flush(stderr()); flush(stdout())

### Name: tastesgreat
### Title: Does new goo taste great?
### Aliases: tastesgreat
### Keywords: datasets

### ** Examples

data(tastesgreat)
summary(glm(enjoyed ~ gender + age, data=tastesgreat, family=binomial))



cleanEx()
nameEx("tcm1y")
### * tcm1y

flush(stderr()); flush(stdout())

### Name: tcm1y
### Title: One-year treasury security values
### Aliases: tcm1y
### Keywords: datasets

### ** Examples

data(tcm1y)
ar(diff(log(tcm1y)))



cleanEx()
nameEx("tempsalinity")
### * tempsalinity

flush(stderr()); flush(stdout())

### Name: tempsalinity
### Title: Temperature/Salinity measurements along a moving Eddy
### Aliases: tempsalinity
### Keywords: datasets

### ** Examples

data(tempsalinity)
if(require(zoo)) {
  plot(tempsalinity[,3:4])
  ## overide plot.zoo method
  plot.default(tempsalinity[,3:4])
  abline(lm(salinity ~ temperature, tempsalinity, subset = 1:67))
  abline(lm(salinity ~ temperature, tempsalinity, subset = -(1:67)))
  }



cleanEx()
nameEx("too.young")
### * too.young

flush(stderr()); flush(stdout())

### Name: too.young
### Title: What age is too young for a male to data a female?
### Aliases: too.young
### Keywords: datasets

### ** Examples

data(too.young)
lm(Female ~ Male, data=too.young)



cleanEx()
nameEx("twins")
### * twins

flush(stderr()); flush(stdout())

### Name: twins
### Title: Burt's IQ data for twins
### Aliases: twins
### Keywords: datasets

### ** Examples

data(twins)
plot(Foster ~ Biological, twins)



cleanEx()
nameEx("u2")
### * u2

flush(stderr()); flush(stdout())

### Name: u2
### Title: Song and lengths for U2 albums
### Aliases: u2
### Keywords: datasets

### ** Examples

data(u2)
sapply(u2,mean)			# average track length
max(sapply(u2,max))		# longest track length
sort(unlist(u2))		# lengths in sorted order



cleanEx()
nameEx("urchin.growth")
### * urchin.growth

flush(stderr()); flush(stdout())

### Name: urchin.growth
### Title: Data on growth of sea urchins
### Aliases: urchin.growth
### Keywords: datasets

### ** Examples

data(urchin.growth)
plot(jitter(size) ~ jitter(age), data=urchin.growth)



cleanEx()
nameEx("vacation")
### * vacation

flush(stderr()); flush(stdout())

### Name: vacation
### Title: vacation days
### Aliases: vacation
### Keywords: datasets

### ** Examples

data(vacation)
hist(vacation)



cleanEx()
nameEx("violinplot")
### * violinplot

flush(stderr()); flush(stdout())

### Name: violinplot
### Title: Plots violinplots instead of boxplots
### Aliases: violinplot violinplot.default violinplot.formula
### Keywords: multivariate

### ** Examples

## make a "violin"
x <- rnorm(100) ;x[101:150] <- rnorm(50,5)
violinplot(x,col="brown")
f<-factor(rep(1:5,30))
## make a quintet. Note also choice of bandwidth
violinplot(x~f,col="brown",bw="SJ")






cleanEx()
nameEx("watertemp")
### * watertemp

flush(stderr()); flush(stdout())

### Name: watertemp
### Title: Temperature measurement of water at 85m depth
### Aliases: watertemp
### Keywords: datasets

### ** Examples

if(require(zoo)) {
data(watertemp)	 
plot(watertemp)
acf(watertemp)
acf(diff(watertemp))
}



cleanEx()
nameEx("wchomes")
### * wchomes

flush(stderr()); flush(stdout())

### Name: wchomes
### Title: A random sample of Wake County, North Carolina residential real
###   estate plots
### Aliases: wchomes
### Keywords: datasets

### ** Examples

data(wchomes)



cleanEx()
nameEx("wellbeing")
### * wellbeing

flush(stderr()); flush(stdout())

### Name: wellbeing
### Title: What makes us happy?
### Aliases: wellbeing
### Keywords: datasets

### ** Examples

data(wellbeing)



cleanEx()
nameEx("yellowfin")
### * yellowfin

flush(stderr()); flush(stdout())

### Name: yellowfin
### Title: Yellow fin tuna catch rate in Tropical Indian Ocean
### Aliases: yellowfin
### Keywords: datasets

### ** Examples

data(yellowfin)
plot(yellowfin)



### * <FOOTER>
###
cleanEx()
options(digits = 7L)
base::cat("Time elapsed: ", proc.time() - base::get("ptime", pos = 'CheckExEnv'),"\n")
grDevices::dev.off()
###
### Local variables: ***
### mode: outline-minor ***
### outline-regexp: "\\(> \\)?### [*]+" ***
### End: ***
quit('no')
